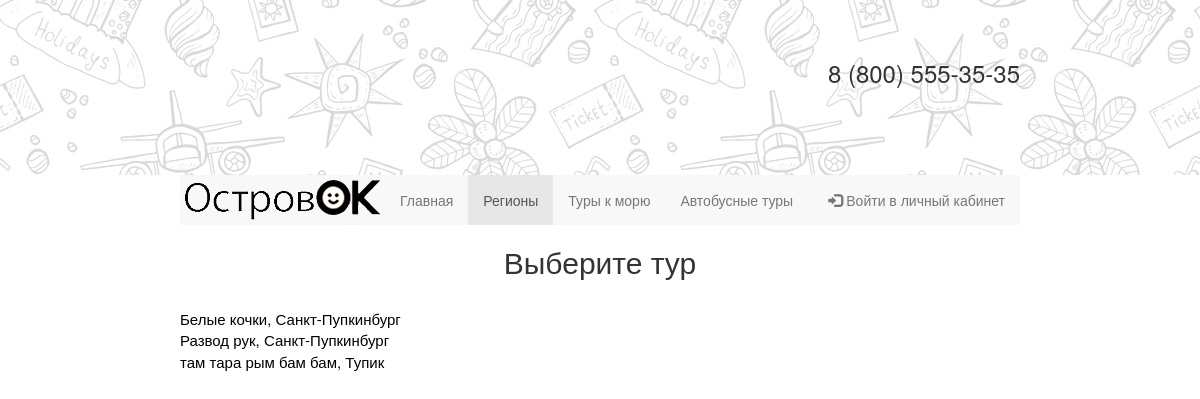
Before: /Travel/cities/1/ with the older database file.
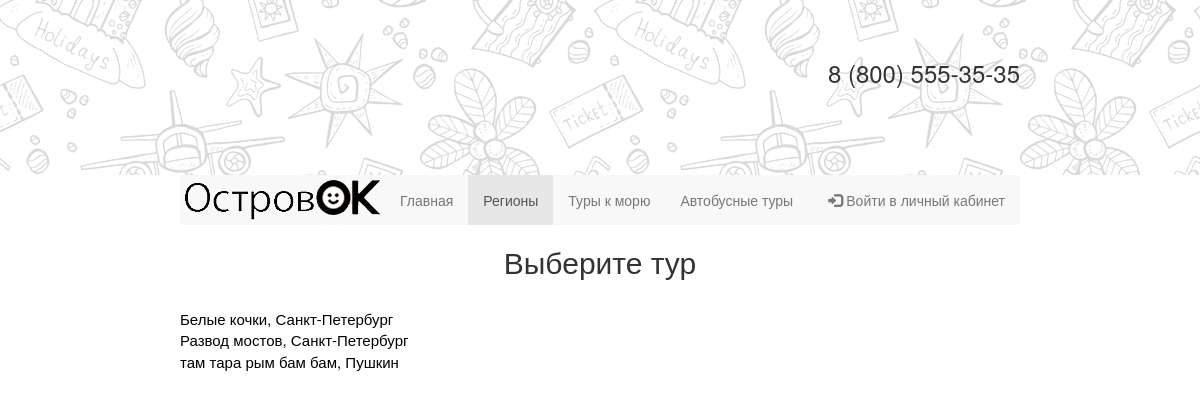
After: the same page with the newer database file.
### Travel/models.py (models this page shows, shortened)
class Tour(models.Model):
    name = models.CharField('Название тура', max_length = 50)
    city = models.ForeignKey(City, null = True, on_delete = models.SET_NULL, verbose_name = "Город")
    hotel = models.ForeignKey(Hotel, blank = True, null = True, on_delete = models.SET_NULL, verbose_name = 'Отель')
    date = models.DateField("Дата заезда")
    days = models.IntegerField('Количество дней')
    price = models.IntegerField("Цена путевки")
    text = models.TextField('Описание')

class City(models.Model):
    region = models.ForeignKey(Region, null = True, on_delete = models.SET_NULL, verbose_name = "Выберите область")
    name = models.CharField("Город", max_length = 50)

### Travel/views.py (the view)
# urls.py: url(r'^cities/(?P<region_id>[0-9]+)/$', views.region_cities, name = "region_cities"),
def region_cities(request, region_id):
    region = Region.objects.get(id=region_id)
    cities = region.city_set.all()
    return render(request, "Travel/region_cities.html", {'cities': cities, 'regions':True})

### Travel/templates/Travel/region_cities.html (shortened to what this page needs)
{% extends "base.html" %}
{% block content %}
	<h2 align="center">Выберите тур</h2>
	<br>
	{% for city in cities %}
		{% for tour in city.tour_set.all %}
    	   	<a href='/Travel/tour/{{tour.id}}' class="style">
				{{ tour.name }}, {{ city.name }} <br>
			</a>
		{% endfor %}
	{% endfor %}
{% endblock %}

### Travel/templates/base.html (shortened to what this page needs)
<!DOCTYPE html>
<html>
<head>
	{% load static %}
	<link rel="stylesheet" type="text/css" href="{% static 'bootstrap/css/bootstrap.css' %}">
	<link rel="stylesheet" type="text/css" href="{% static 'css/styles.css' %}">
</head>
<body>
	<div class="bg">
		<h3 class="content" align="right">
			8 (800) 555-35-35
		</h3>
	</div>
	<div class="content">
		<nav class="navbar-default">
			<div class="navbar-header">
				<a href="/Travel" class="navbar-brand logo"></a>
			</div>
			<div class="navbar-collapse collapse" id="navbar-main">
				<ul class="nav navbar-nav">
					<li class="{% if Travel %} active {% endif %}">
						<a href="/Travel">Главная</a>
					</li>
					<li class="{% if regions %} active {% endif %}">
						<a href="/Travel/regions">Регионы</a>
					</li>
					<li>
						<a href="#">Туры к морю</a>
					</li>
					<li>
						<a href="#">Автобусные туры</a>
					</li>
				</ul>
				{% if user.is_authenticated %}
					{% if user.is_staff %}
						<ul class="nav navbar-nav">
							<li>
								<a href="/admin/">Администрация</a>
							</li>
						</ul>
					{% endif %}
					<ul class="nav navbar-nav navbar-right">
						<li>
							<a href="{% url 'logout' %}">
								<span class="glyphicon glyphicon-log-out"></span>
								Выйти
							</a>
						</li>
					</ul>
				{% else %}
					<ul class="nav navbar-nav navbar-right">
						<li class="dropdown">
							<a href="#" class="dropdown-toggle" data-toggle="dropdown" role="button">
								<span class="glyphicon glyphicon-log-in"></span>
								Войти в личный кабинет
							</a>
						</li>
					</ul>
				{% endif %}
			</div>
		</nav>
		{% block content %} {% endblock %}
	</div>
</body>
</html>

### Travel/static/css/styles.css (style rules this page uses)
.content { width: 70%; margin: 0 auto; }
.bg { height: 175px; background: linear-gradient(rgba(255,255,255,0.85), rgba(255,255,255,0.85)), url(ostrovok.jpg); padding-top: 60px; }
.logo { width: 205px; background: url(logo.jpg); }
.style { font-size: 15px; color: black; }

Changed rows visible on the page:
changed City: name "Санкт-Пупкинбург" → "Санкт-Петербург"
changed Tour: name "Развод рук" → "Развод мостов"
changed City: name "Тупик" → "Пушкин"
